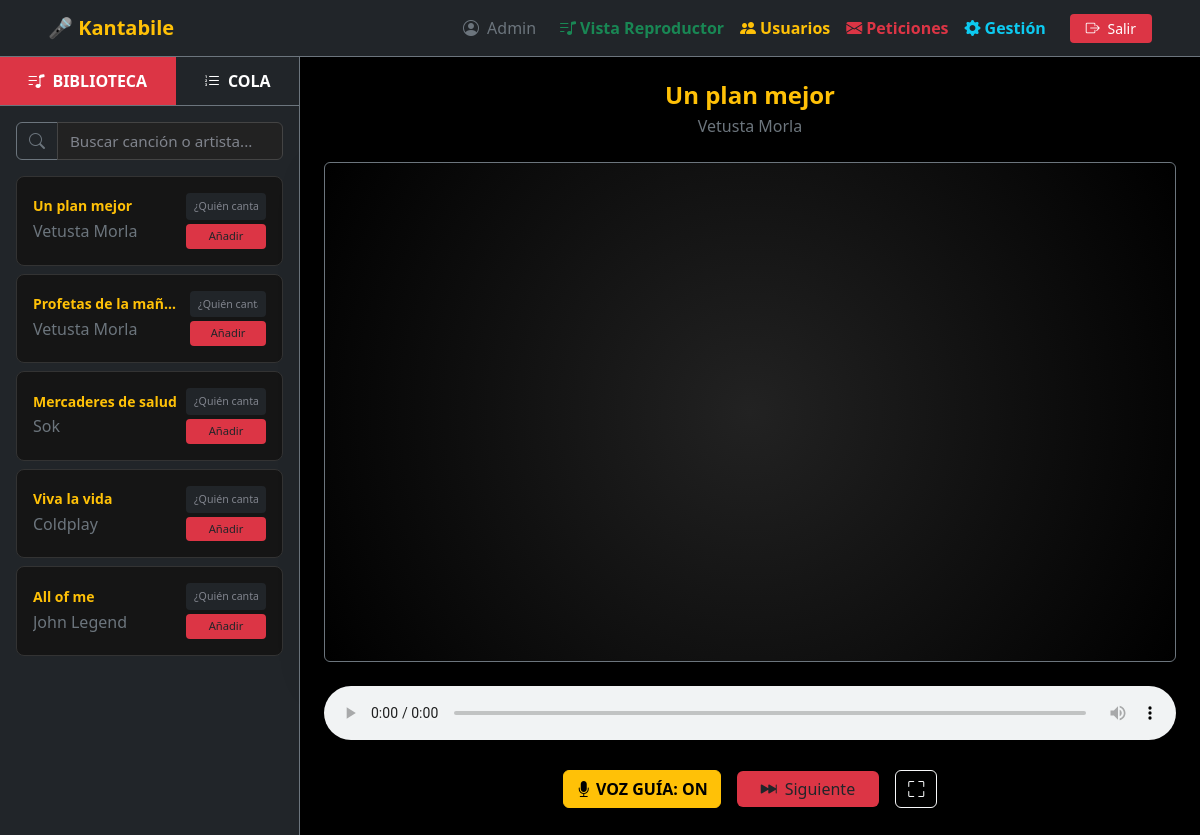
The app's page /usuario/canciones.php (signed in) with its own data.
### tables this page shows
CREATE TABLE `canciones` (
  `id` int(11) NOT NULL,
  `titulo` varchar(200) NOT NULL,
  `artista` varchar(100) NOT NULL,
  `estilo` varchar(100) NOT NULL,
  `voz` varchar(255) NOT NULL,
  `instrumental` varchar(255) NOT NULL,
  `letra` varchar(255) NOT NULL
);

### usuario/canciones.php (the view, shortened to what this page needs)
<?php
include '../includes/conexion.php';
$idUsuario = $_SESSION['idUsuario'];
$consulta_primeraCancion = "SELECT * FROM cola WHERE id_usuario = '$idUsuario' ORDER BY id ASC LIMIT 1";
$result_primera = mysqli_query($conn, $consulta_primeraCancion);
$primera = mysqli_fetch_assoc($result_primera);
$cancion_actual = null;
if ($primera) {
    $idCancionActual = $primera['id_cancion'];
    $result_cancion = mysqli_query($conn, "SELECT * FROM canciones WHERE id = '$idCancionActual'");
    $cancion_actual = mysqli_fetch_assoc($result_cancion);
}
$result_cola = mysqli_query($conn, "SELECT * FROM cola WHERE id_usuario = '$idUsuario' ORDER BY id ASC");
$resultado_canciones = mysqli_query($conn, "SELECT * FROM canciones");
?>
<!DOCTYPE html>
<html lang="es">
<head>
    <link href="https://cdn.jsdelivr.net/npm/bootstrap@5.3.2/dist/css/bootstrap.min.css" rel="stylesheet">
    <link rel="stylesheet" href="https://cdn.jsdelivr.net/npm/bootstrap-icons@1.11.1/font/bootstrap-icons.css">
    <link rel="stylesheet" href="../css/styles.css">
</head>
<body class="text-light page-canciones">
    <?php include '../includes/navbar.php'; ?>
    <div class="container-fluid">
        <div class="row">
            <div class="col-12 col-lg-4 col-xl-3 border-end border-secondary bg-dark px-0">
                <ul class="nav nav-pills nav-fill border-bottom border-secondary">
                    <li class="nav-item">
                        <button class="nav-link active fw-bold" data-bs-toggle="pill" data-bs-target="#tab-biblioteca"><i class="bi bi-music-note-list me-2"></i>BIBLIOTECA</button>
                    </li>
                    <li class="nav-item">
                        <button class="nav-link fw-bold" data-bs-toggle="pill" data-bs-target="#tab-cola"><i class="bi bi-list-ol me-2"></i>COLA</button>
                    </li>
                </ul>
                <div class="tab-content">
                    <div class="tab-pane fade show active" id="tab-biblioteca">
                        <div class="p-3">
                            <div class="input-group mb-3">
                                <span class="input-group-text bg-dark border-secondary text-secondary"><i class="bi bi-search"></i></span>
                                <input type="text" id="inputBusqueda" class="form-control form-control-dark" placeholder="Buscar canción o artista...">
                            </div>
                            <div class="sidebar-scroll" id="listaCanciones">
                                <?php while ($row = mysqli_fetch_assoc($resultado_canciones)) { ?>
                                    <div class="item-cancion d-flex justify-content-between align-items-center p-3 card-dark mb-2" data-titulo="<?= strtolower($row['titulo']) ?>" data-artista="<?= strtolower($row['artista']) ?>" data-estilo="<?= strtolower($row['estilo']) ?>">
                                        <div class="overflow-hidden">
                                            <h6 class="mb-1 fw-bold text-warning text-truncate small"><?= $row['titulo'] ?></h6>
                                            <p class="mb-0 text-secondary smaller text-truncate"><?= $row['artista'] ?></p>
                                        </div>
                                        <form action="cancion_añadir.php" method="POST" class="ms-2 d-flex flex-column gap-1">
                                            <input type="text" name="cantante" class="form-control form-control-sm bg-dark border-secondary text-white" placeholder="¿Quién canta?" style="font-size: 0.7rem; max-width: 80px;" required>
                                            <button type="submit" class="btn btn-main btn-sm w-100" style="font-size: 0.7rem;">Añadir</button>
                                        </form>
                                    </div>
                                <?php } ?>
                            </div>
                        </div>
                    </div>
                            <?php if (mysqli_num_rows($result_cola) > 0) {
                                mysqli_data_seek($result_cola, 0);
                                while ($row = mysqli_fetch_assoc($result_cola)) {
                                    $idC = $row['id_cancion'];
                                    $c = mysqli_fetch_assoc(mysqli_query($conn, "SELECT * FROM canciones WHERE id = '$idC'"));
                            ?>
                            <?php }
                            } else {
                                echo '<p class="text-center text-muted py-5">Cola vacía</p>';
                            } ?>
                </div>
            </div>
            <div class="col-12 col-lg-8 col-xl-9 bg-black py-4">
                <?php if ($cancion_actual) { ?>
                    <div class="container-fluid text-center">
                        <h2 class="h4 fw-bold text-warning mb-1"><?= $cancion_actual['titulo'] ?></h2>
                        <p class="text-secondary mb-4"><?= $cancion_actual['artista'] ?></p>
                        <div id="pantalla-karaoke" class="rounded shadow-lg border border-secondary mb-4 mx-auto" style="max-width: 1000px;">
                            <div id="linea-actual" class="linea-karaoke"></div>
                            <div id="linea-siguiente" class="linea-karaoke"></div>
                        </div>
                        <div class="mx-auto mb-4" style="max-width: 900px;">
                            <audio id="videoKaraoke" controls class="w-100 shadow mb-2">
                                <source src="<?= "../" . $cancion_actual['voz'] ?>" type="audio/mpeg">
                            </audio>
                            <div class="d-flex justify-content-center align-items-center gap-3 mt-3">
                                <button id="btnGuia" class="btn btn-warning fw-bold">
                                    <i class="bi bi-mic-fill"></i> VOZ GUÍA: ON
                                </button>
                                <form action="" method="POST">
                                    <button name="siguiente" class="btn btn-main px-4"><i class="bi bi-skip-forward-fill me-2"></i>Siguiente</button>
                                </form>
                                <button id="btnFullscreen" class="btn btn-outline-light"><i class="bi bi-fullscreen"></i></button>
                            </div>
                        </div>
                    </div>
                <?php } ?>
            </div>
        </div>
    </div>
</body>
</html>

### css/styles.css (style rules this page uses)
body { background: linear-gradient(135deg, #0f0f0f, #1c1c1c); min-height: 100vh; font-family: 'Segoe UI', Tahoma, sans-serif; }
.card-dark { background-color: #1e1e1e; border: none; border-radius: 10px; }
.form-control { background-color: #2a2a2a; border: none; color: #ffffff; }
.form-control::placeholder { color: #80848d !important; }
.btn-main { background-color: #dc3545; border: none; }
.card-dark { background-color: #151515; border: 1px solid #333; border-radius: 8px; }
.sidebar-scroll { height: calc(100vh - 180px); overflow-y: auto; }
.nav-pills .nav-link { color: #fff; border-radius: 0; padding: 12px; }
.nav-pills .nav-link.active { background-color: #dc3545 !important; }
.form-control-dark { background: #222; border: 1px solid #444; color: white; }
.page-canciones { background-color: #000; }
.page-canciones input::placeholder, .page-canciones textarea::placeholder { color: #cdd1da; font-size: 0.95em; }
#pantalla-karaoke { transition: all 0.5s ease; }

### usuario/canciones.php (style rules this page uses)
#pantalla-karaoke { background: radial-gradient(circle, #222 0%, #000 100%); min-height: 500px; display: flex; flex-direction: column; align-items: center; justify-content: center; border: 2px solid #444; border-radius: 15px; padding: 40px; position: relative; overflow: hidden; box-shadow: 0 20px 50px rgba(0, 0, 0, 0.8); }
.linea-karaoke { min-height: 6rem; margin: 10px 0; text-align: center; width: 100%; transition: opacity 0.4s ease; z-index: 10; }
#linea-actual { font-size: 3.5rem; font-weight: 900; text-transform: uppercase; }
#linea-siguiente { font-size: 1.8rem; opacity: 0.3; color: #ffb973; text-transform: uppercase; filter: blur(1px); }

### records on screen
canciones: titulo "Un plan mejor", artista "Vetusta Morla"
canciones: titulo "Profetas de la mañ…", artista "Vetusta Morla"
canciones: titulo "Mercaderes de salud", artista "Sok"
canciones: titulo "Viva la vida", artista "Coldplay"
canciones: titulo "All of me", artista "John Legend"

### other values on screen
$_SESSION["nombre"] "Admin"
